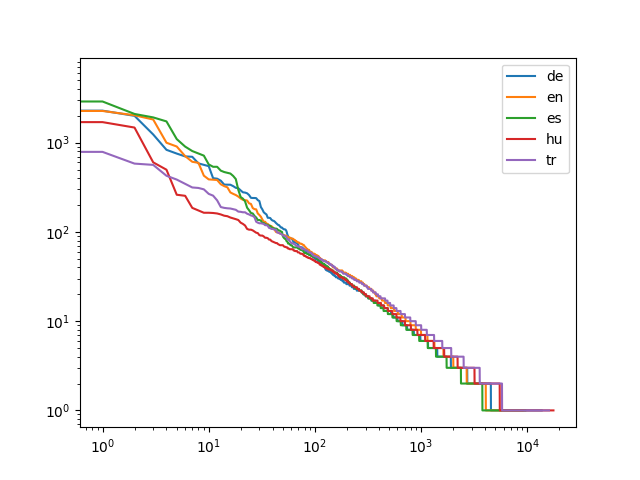

Generate this figure with Python:
import e1_1
import matplotlib.pyplot as plt


threshold = 57749 #number of words in the smallest corpus (Turkish)

def plot_corpus(corpus,language):
    x_values = []
    y_values = []
    for i in range(len(corpus)):
        x_values.append(i)
        y_values.append(corpus[i][1])
    plt.xscale("log")
    plt.yscale("log")
    plt.xlabel("Rank")
    plt.ylabel("Frequency")
    plt.plot(x_values,y_values,label = language)
    plt.legend()

de_corpus = e1_1.process_language("de",True,threshold)
en_corpus = e1_1.process_language("en",True,threshold)
es_corpus = e1_1.process_language("es",True,threshold)
hu_corpus = e1_1.process_language("hu",True,threshold)
tr_corpus = e1_1.process_language("tr",True,threshold)

plot_corpus(de_corpus,"de")
plot_corpus(en_corpus,"en")
plot_corpus(es_corpus,"es")
plot_corpus(hu_corpus,"hu")
plot_corpus(tr_corpus,"tr")
plt.savefig("e1_2.png")

print("check e1_2.png generated, the variation in the curves is due to")


